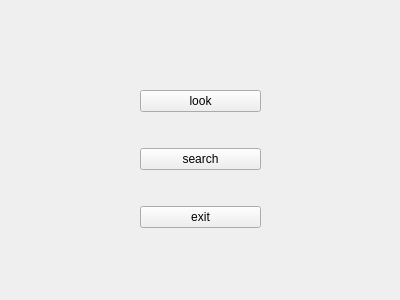
<?xml version="1.0" encoding="UTF-8"?>
<ui version="4.0">
 <class>aduserf</class>
 <widget class="QWidget" name="aduserf">
  <property name="geometry">
   <rect>
    <x>0</x>
    <y>0</y>
    <width>400</width>
    <height>300</height>
   </rect>
  </property>
  <property name="windowTitle">
   <string>Form</string>
  </property>
  <widget class="QWidget" name="layoutWidget">
   <property name="geometry">
    <rect>
     <x>140</x>
     <y>60</y>
     <width>121</width>
     <height>201</height>
    </rect>
   </property>
   <layout class="QVBoxLayout" name="verticalLayout">
    <item>
     <widget class="QPushButton" name="adflbtn">
      <property name="text">
       <string>look</string>
      </property>
     </widget>
    </item>
    <item>
     <widget class="QPushButton" name="adsbtn">
      <property name="text">
       <string>search</string>
      </property>
     </widget>
    </item>
    <item>
     <widget class="QPushButton" name="adexitbtn">
      <property name="text">
       <string>exit</string>
      </property>
     </widget>
    </item>
   </layout>
  </widget>
 </widget>
 <resources/>
 <connections/>
</ui>
